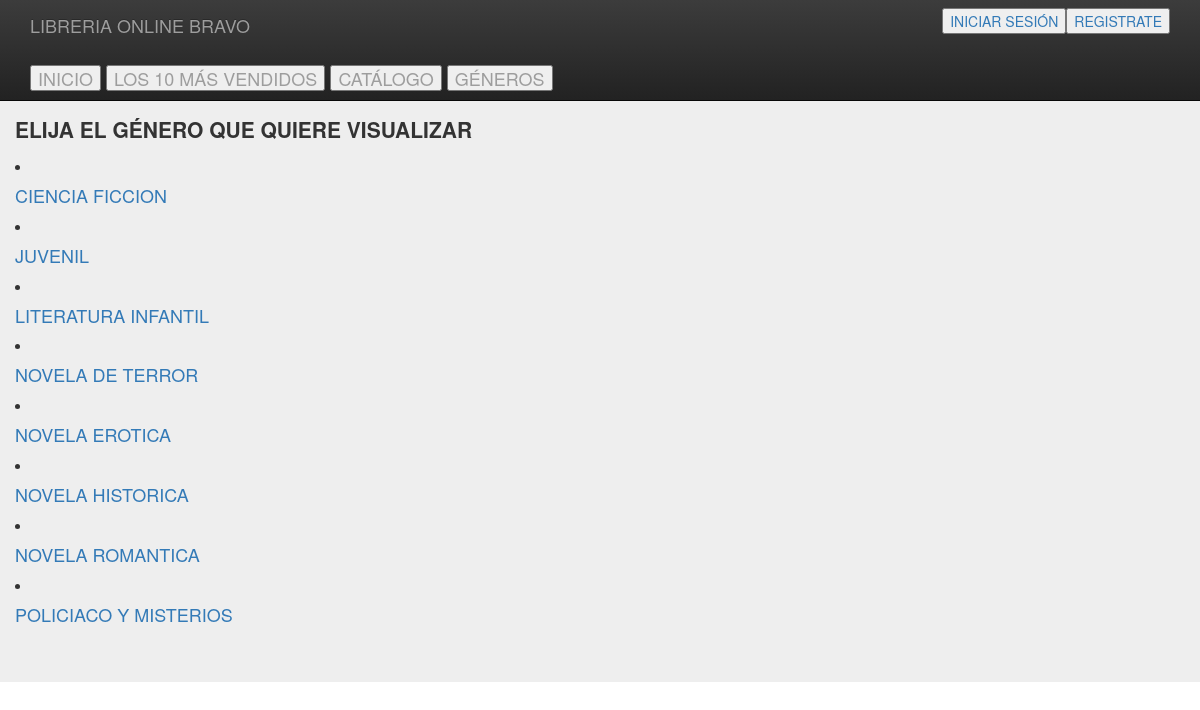
The page /proyecto/genero.php on the database its author committed.
### tables this page shows
CREATE TABLE `genero` (
  `ID_GEN` varchar(15) NOT NULL,
  `NOM_GEN` varchar(45) DEFAULT NULL
);

### proyecto/genero.php (the view, shortened to what this page needs)
<?php
    include ('formato/cabecera.php');
?>
    <div class="jumbotron">
      <div class="container">
        <div class="row">
        <?php
          include ('conexion_bd/conexion.php');
            $query="SELECT * FROM GENERO ORDER BY NOM_GEN";
            if ($result = $connection->query($query)) {
        ?>
          <h1><p><b>ELIJA EL GÉNERO QUE QUIERE VISUALIZAR</b></p></h1>
        <?php
          while($obj = $result->fetch_object()) {
                echo "<li><h4><a href='lista_genero.php?ID=".$obj->ID_GEN."'>$obj->NOM_GEN</a></h4></li>";
          }
            }
        ?>
     </div>
    </div>
   </div>

### proyecto/formato/cabecera.php (style rules this page uses)
body { padding-top: 50px; padding-bottom: 20px; }

### rows shown on the page
genero: NOM_GEN "CIENCIA FICCION"
genero: NOM_GEN "JUVENIL"
genero: NOM_GEN "LITERATURA INFANTIL"
genero: NOM_GEN "NOVELA DE TERROR"
genero: NOM_GEN "NOVELA EROTICA"
genero: NOM_GEN "NOVELA HISTORICA"
genero: NOM_GEN "NOVELA ROMANTICA"
genero: NOM_GEN "POLICIACO Y MISTERIOS"
